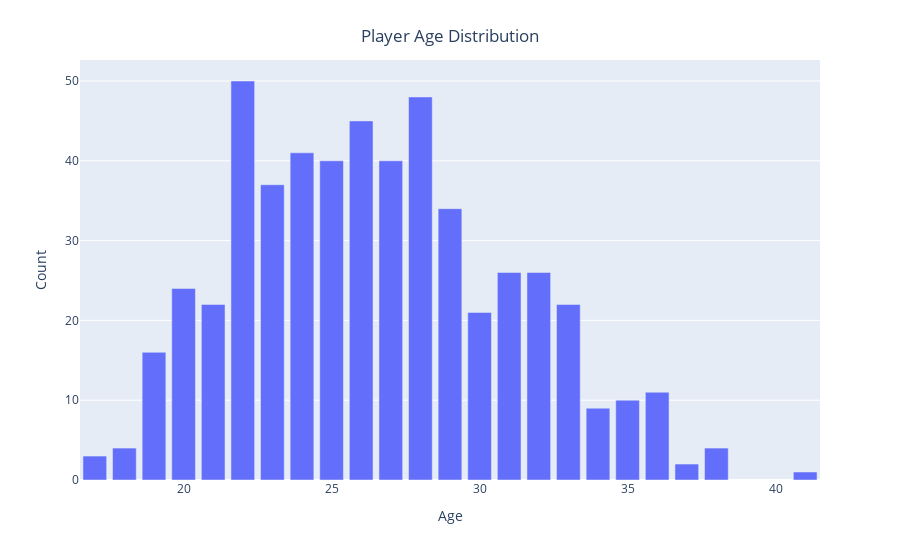

Source (notebook cell):
### Code cell
Age = SerieA.groupby('Age')['Player'].count().reset_index()
fig = px.bar(Age,'Age','Player')
fig.update_layout(title={'text':'Player Age Distribution','xanchor':'center','yanchor': 'top','x':0.5},
                  xaxis_title='Age',
                  yaxis_title='Count')
fig.show()

### Figure 1 — Plotly figure (JSON) as saved in the notebook; plotly's stock layout.template omitted (floating-point values rounded to 4 significant figures)
{"data": [{"alignmentgroup": "True", "hoverlabel": {"namelength": 0}, "hovertemplate": "Age=%{x}<br>Player=%{y}", "legendgroup": "", "marker": {"color": "#636efa"}, "name": "", "offsetgroup": "", "orientation": "v", "showlegend": false, "textposition": "auto", "type": "bar", "x": [17, 18, 19, 20, 21, 22, 23, 24, 25, 26, 27, 28, 29, 30, 31, 32, 33, 34, 35, 36, 37, 38, 41], "xaxis": "x", "y": [3, 4, 16, 24, 22, 50, 37, 41, 40, 45, 40, 48, 34, 21, 26, 26, 22, 9, 10, 11, 2, 4, 1], "yaxis": "y"}], "layout": {"barmode": "relative", "legend": {"tracegroupgap": 0}, "margin": {"t": 60}, "title": {"text": "Player Age Distribution", "x": 0.5, "xanchor": "center", "yanchor": "top"}, "xaxis": {"anchor": "y", "domain": [0, 1], "title": {"text": "Age"}}, "yaxis": {"anchor": "x", "domain": [0, 1], "title": {"text": "Count"}}}}
